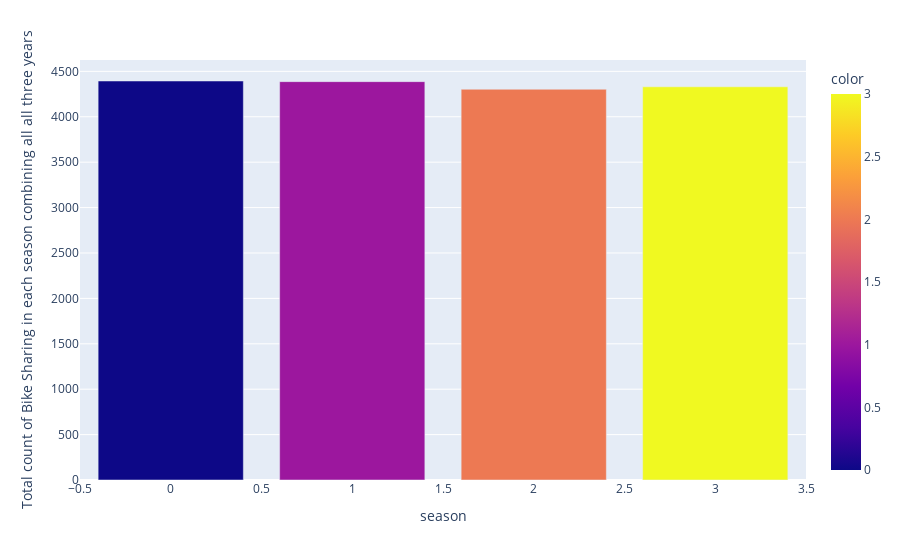

Here is the notebook cell this chart was saved with:
### Code cell
season_wise = pd.pivot_table(data,index= "season",values ="cnt",aggfunc = "count")
px.bar(x= season_wise.index ,y = season_wise["cnt"],color = season_wise.index ,labels = {"x":"season","y":"Total count of Bike Sharing in each season combining all all three years"})

### Figure 1 — Plotly figure (JSON) as saved in the notebook; plotly's stock layout.template omitted (floating-point values rounded to 4 significant figures)
{"data": [{"alignmentgroup": "True", "hovertemplate": "season=%{x}<br>Total count of Bike Sharing in each season combining all all three years=%{y}<br>color=%{marker.color}<extra></extra>", "legendgroup": "", "marker": {"color": [0, 1, 2, 3], "coloraxis": "coloraxis"}, "name": "", "offsetgroup": "", "orientation": "v", "showlegend": false, "textposition": "auto", "type": "bar", "x": [0, 1, 2, 3], "xaxis": "x", "y": [4394, 4387, 4303, 4330], "yaxis": "y"}], "layout": {"barmode": "relative", "coloraxis": {"colorbar": {"title": {"text": "color"}}, "colorscale": [[0, "#0d0887"], [0.1111, "#46039f"], [0.2222, "#7201a8"], [0.3333, "#9c179e"], [0.4444, "#bd3786"], [0.5556, "#d8576b"], [0.6667, "#ed7953"], [0.7778, "#fb9f3a"], [0.8889, "#fdca26"], [1, "#f0f921"]]}, "legend": {"tracegroupgap": 0}, "margin": {"t": 60}, "xaxis": {"anchor": "y", "domain": [0, 1], "title": {"text": "season"}}, "yaxis": {"anchor": "x", "domain": [0, 1], "title": {"text": "Total count of Bike Sharing in each season combining all all three years"}}}}
